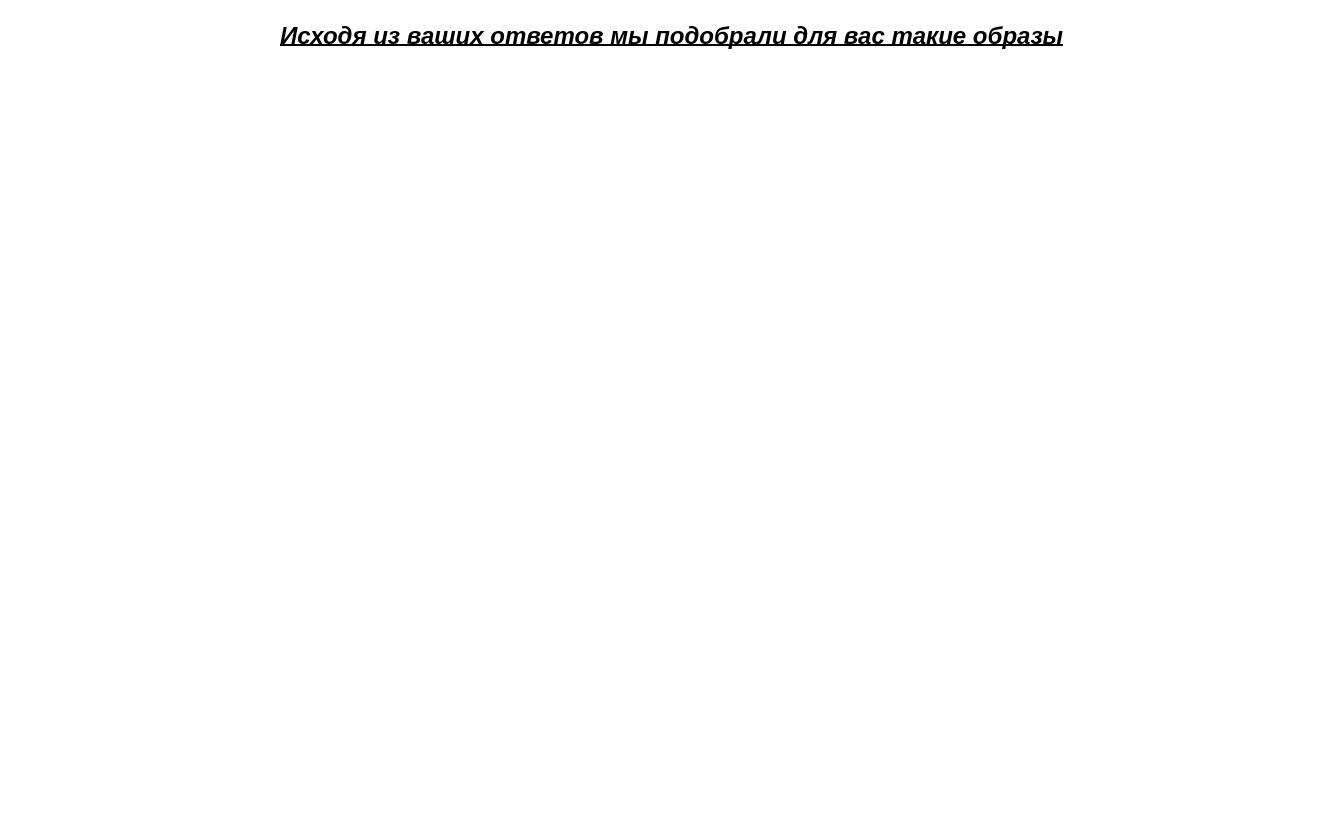
<?xml version="1.0" encoding="UTF-8"?>
<ui version="4.0">
 <class>FifthWindow</class>
 <widget class="QDialog" name="FifthWindow">
  <property name="geometry">
   <rect>
    <x>0</x>
    <y>0</y>
    <width>1327</width>
    <height>814</height>
   </rect>
  </property>
  <property name="palette">
   <palette>
    <active>
     <colorrole role="WindowText">
      <brush brushstyle="SolidPattern">
       <color alpha="255">
        <red>0</red>
        <green>0</green>
        <blue>0</blue>
       </color>
      </brush>
     </colorrole>
     <colorrole role="Button">
      <brush brushstyle="SolidPattern">
       <color alpha="255">
        <red>255</red>
        <green>255</green>
        <blue>255</blue>
       </color>
      </brush>
     </colorrole>
     <colorrole role="Light">
      <brush brushstyle="SolidPattern">
       <color alpha="255">
        <red>255</red>
        <green>255</green>
        <blue>255</blue>
       </color>
      </brush>
     </colorrole>
     <colorrole role="Midlight">
      <brush brushstyle="SolidPattern">
       <color alpha="255">
        <red>255</red>
        <green>255</green>
        <blue>255</blue>
       </color>
      </brush>
     </colorrole>
     <colorrole role="Dark">
      <brush brushstyle="SolidPattern">
       <color alpha="255">
        <red>127</red>
        <green>127</green>
        <blue>127</blue>
       </color>
      </brush>
     </colorrole>
     <colorrole role="Mid">
      <brush brushstyle="SolidPattern">
       <color alpha="255">
        <red>170</red>
        <green>170</green>
        <blue>170</blue>
       </color>
      </brush>
     </colorrole>
     <colorrole role="Text">
      <brush brushstyle="SolidPattern">
       <color alpha="255">
        <red>0</red>
        <green>0</green>
        <blue>0</blue>
       </color>
      </brush>
     </colorrole>
     <colorrole role="BrightText">
      <brush brushstyle="SolidPattern">
       <color alpha="255">
        <red>255</red>
        <green>255</green>
        <blue>255</blue>
       </color>
      </brush>
     </colorrole>
     <colorrole role="ButtonText">
      <brush brushstyle="SolidPattern">
       <color alpha="255">
        <red>0</red>
        <green>0</green>
        <blue>0</blue>
       </color>
      </brush>
     </colorrole>
     <colorrole role="Base">
      <brush brushstyle="SolidPattern">
       <color alpha="255">
        <red>255</red>
        <green>255</green>
        <blue>255</blue>
       </color>
      </brush>
     </colorrole>
     <colorrole role="Window">
      <brush brushstyle="SolidPattern">
       <color alpha="255">
        <red>255</red>
        <green>255</green>
        <blue>255</blue>
       </color>
      </brush>
     </colorrole>
     <colorrole role="Shadow">
      <brush brushstyle="SolidPattern">
       <color alpha="255">
        <red>0</red>
        <green>0</green>
        <blue>0</blue>
       </color>
      </brush>
     </colorrole>
     <colorrole role="AlternateBase">
      <brush brushstyle="SolidPattern">
       <color alpha="255">
        <red>255</red>
        <green>255</green>
        <blue>255</blue>
       </color>
      </brush>
     </colorrole>
     <colorrole role="ToolTipBase">
      <brush brushstyle="SolidPattern">
       <color alpha="255">
        <red>255</red>
        <green>255</green>
        <blue>220</blue>
       </color>
      </brush>
     </colorrole>
     <colorrole role="ToolTipText">
      <brush brushstyle="SolidPattern">
       <color alpha="255">
        <red>0</red>
        <green>0</green>
        <blue>0</blue>
       </color>
      </brush>
     </colorrole>
     <colorrole role="PlaceholderText">
      <brush brushstyle="SolidPattern">
       <color alpha="127">
        <red>0</red>
        <green>0</green>
        <blue>0</blue>
       </color>
      </brush>
     </colorrole>
     <colorrole role="Accent">
      <brush brushstyle="SolidPattern">
       <color alpha="255">
        <red>255</red>
        <green>255</green>
        <blue>255</blue>
       </color>
      </brush>
     </colorrole>
    </active>
    <inactive>
     <colorrole role="WindowText">
      <brush brushstyle="SolidPattern">
       <color alpha="255">
        <red>0</red>
        <green>0</green>
        <blue>0</blue>
       </color>
      </brush>
     </colorrole>
     <colorrole role="Button">
      <brush brushstyle="SolidPattern">
       <color alpha="255">
        <red>255</red>
        <green>255</green>
        <blue>255</blue>
       </color>
      </brush>
     </colorrole>
     <colorrole role="Light">
      <brush brushstyle="SolidPattern">
       <color alpha="255">
        <red>255</red>
        <green>255</green>
        <blue>255</blue>
       </color>
      </brush>
     </colorrole>
     <colorrole role="Midlight">
      <brush brushstyle="SolidPattern">
       <color alpha="255">
        <red>255</red>
        <green>255</green>
        <blue>255</blue>
       </color>
      </brush>
     </colorrole>
     <colorrole role="Dark">
      <brush brushstyle="SolidPattern">
       <color alpha="255">
        <red>127</red>
        <green>127</green>
        <blue>127</blue>
       </color>
      </brush>
     </colorrole>
     <colorrole role="Mid">
      <brush brushstyle="SolidPattern">
       <color alpha="255">
        <red>170</red>
        <green>170</green>
        <blue>170</blue>
       </color>
      </brush>
     </colorrole>
     <colorrole role="Text">
      <brush brushstyle="SolidPattern">
       <color alpha="255">
        <red>0</red>
        <green>0</green>
        <blue>0</blue>
       </color>
      </brush>
     </colorrole>
     <colorrole role="BrightText">
      <brush brushstyle="SolidPattern">
       <color alpha="255">
        <red>255</red>
        <green>255</green>
        <blue>255</blue>
       </color>
      </brush>
     </colorrole>
     <colorrole role="ButtonText">
      <brush brushstyle="SolidPattern">
       <color alpha="255">
        <red>0</red>
        <green>0</green>
        <blue>0</blue>
       </color>
      </brush>
     </colorrole>
     <colorrole role="Base">
      <brush brushstyle="SolidPattern">
       <color alpha="255">
        <red>255</red>
        <green>255</green>
        <blue>255</blue>
       </color>
      </brush>
     </colorrole>
     <colorrole role="Window">
      <brush brushstyle="SolidPattern">
       <color alpha="255">
        <red>255</red>
        <green>255</green>
        <blue>255</blue>
       </color>
      </brush>
     </colorrole>
     <colorrole role="Shadow">
      <brush brushstyle="SolidPattern">
       <color alpha="255">
        <red>0</red>
        <green>0</green>
        <blue>0</blue>
       </color>
      </brush>
     </colorrole>
     <colorrole role="AlternateBase">
      <brush brushstyle="SolidPattern">
       <color alpha="255">
        <red>255</red>
        <green>255</green>
        <blue>255</blue>
       </color>
      </brush>
     </colorrole>
     <colorrole role="ToolTipBase">
      <brush brushstyle="SolidPattern">
       <color alpha="255">
        <red>255</red>
        <green>255</green>
        <blue>220</blue>
       </color>
      </brush>
     </colorrole>
     <colorrole role="ToolTipText">
      <brush brushstyle="SolidPattern">
       <color alpha="255">
        <red>0</red>
        <green>0</green>
        <blue>0</blue>
       </color>
      </brush>
     </colorrole>
     <colorrole role="PlaceholderText">
      <brush brushstyle="SolidPattern">
       <color alpha="127">
        <red>0</red>
        <green>0</green>
        <blue>0</blue>
       </color>
      </brush>
     </colorrole>
     <colorrole role="Accent">
      <brush brushstyle="SolidPattern">
       <color alpha="255">
        <red>255</red>
        <green>255</green>
        <blue>255</blue>
       </color>
      </brush>
     </colorrole>
    </inactive>
    <disabled>
     <colorrole role="WindowText">
      <brush brushstyle="SolidPattern">
       <color alpha="255">
        <red>127</red>
        <green>127</green>
        <blue>127</blue>
       </color>
      </brush>
     </colorrole>
     <colorrole role="Button">
      <brush brushstyle="SolidPattern">
       <color alpha="255">
        <red>255</red>
        <green>255</green>
        <blue>255</blue>
       </color>
      </brush>
     </colorrole>
     <colorrole role="Light">
      <brush brushstyle="SolidPattern">
       <color alpha="255">
        <red>255</red>
        <green>255</green>
        <blue>255</blue>
       </color>
      </brush>
     </colorrole>
     <colorrole role="Midlight">
      <brush brushstyle="SolidPattern">
       <color alpha="255">
        <red>255</red>
        <green>255</green>
        <blue>255</blue>
       </color>
      </brush>
     </colorrole>
     <colorrole role="Dark">
      <brush brushstyle="SolidPattern">
       <color alpha="255">
        <red>127</red>
        <green>127</green>
        <blue>127</blue>
       </color>
      </brush>
     </colorrole>
     <colorrole role="Mid">
      <brush brushstyle="SolidPattern">
       <color alpha="255">
        <red>170</red>
        <green>170</green>
        <blue>170</blue>
       </color>
      </brush>
     </colorrole>
     <colorrole role="Text">
      <brush brushstyle="SolidPattern">
       <color alpha="255">
        <red>127</red>
        <green>127</green>
        <blue>127</blue>
       </color>
      </brush>
     </colorrole>
     <colorrole role="BrightText">
      <brush brushstyle="SolidPattern">
       <color alpha="255">
        <red>255</red>
        <green>255</green>
        <blue>255</blue>
       </color>
      </brush>
     </colorrole>
     <colorrole role="ButtonText">
      <brush brushstyle="SolidPattern">
       <color alpha="255">
        <red>127</red>
        <green>127</green>
        <blue>127</blue>
       </color>
      </brush>
     </colorrole>
     <colorrole role="Base">
      <brush brushstyle="SolidPattern">
       <color alpha="255">
        <red>255</red>
        <green>255</green>
        <blue>255</blue>
       </color>
      </brush>
     </colorrole>
     <colorrole role="Window">
      <brush brushstyle="SolidPattern">
       <color alpha="255">
        <red>255</red>
        <green>255</green>
        <blue>255</blue>
       </color>
      </brush>
     </colorrole>
     <colorrole role="Shadow">
      <brush brushstyle="SolidPattern">
       <color alpha="255">
        <red>0</red>
        <green>0</green>
        <blue>0</blue>
       </color>
      </brush>
     </colorrole>
     <colorrole role="AlternateBase">
      <brush brushstyle="SolidPattern">
       <color alpha="255">
        <red>255</red>
        <green>255</green>
        <blue>255</blue>
       </color>
      </brush>
     </colorrole>
     <colorrole role="ToolTipBase">
      <brush brushstyle="SolidPattern">
       <color alpha="255">
        <red>255</red>
        <green>255</green>
        <blue>220</blue>
       </color>
      </brush>
     </colorrole>
     <colorrole role="ToolTipText">
      <brush brushstyle="SolidPattern">
       <color alpha="255">
        <red>0</red>
        <green>0</green>
        <blue>0</blue>
       </color>
      </brush>
     </colorrole>
     <colorrole role="PlaceholderText">
      <brush brushstyle="SolidPattern">
       <color alpha="127">
        <red>127</red>
        <green>127</green>
        <blue>127</blue>
       </color>
      </brush>
     </colorrole>
     <colorrole role="Accent">
      <brush brushstyle="SolidPattern">
       <color alpha="255">
        <red>255</red>
        <green>255</green>
        <blue>255</blue>
       </color>
      </brush>
     </colorrole>
    </disabled>
   </palette>
  </property>
  <property name="windowTitle">
   <string>Dialog</string>
  </property>
  <widget class="QLabel" name="label_5">
   <property name="geometry">
    <rect>
     <x>280</x>
     <y>20</y>
     <width>951</width>
     <height>31</height>
    </rect>
   </property>
   <property name="font">
    <font>
     <pointsize>18</pointsize>
     <italic>true</italic>
     <bold>true</bold>
     <underline>true</underline>
    </font>
   </property>
   <property name="text">
    <string>Исходя из ваших ответов мы подобрали для вас такие образы</string>
   </property>
  </widget>
  <widget class="QLabel" name="img1">
   <property name="geometry">
    <rect>
     <x>70</x>
     <y>80</y>
     <width>401</width>
     <height>551</height>
    </rect>
   </property>
   <property name="text">
    <string/>
   </property>
   <property name="pixmap">
    <pixmap>img/f626d39268c702ac5e4ea53122ef163bfc853e4c_original.jpeg</pixmap>
   </property>
   <property name="scaledContents">
    <bool>true</bool>
   </property>
  </widget>
  <widget class="QLabel" name="img2">
   <property name="geometry">
    <rect>
     <x>470</x>
     <y>80</y>
     <width>401</width>
     <height>551</height>
    </rect>
   </property>
   <property name="text">
    <string/>
   </property>
   <property name="pixmap">
    <pixmap>img/Bthh1yuLlJq7CS1R.jpg</pixmap>
   </property>
   <property name="scaledContents">
    <bool>true</bool>
   </property>
  </widget>
  <widget class="QLabel" name="img3">
   <property name="geometry">
    <rect>
     <x>870</x>
     <y>80</y>
     <width>401</width>
     <height>551</height>
    </rect>
   </property>
   <property name="text">
    <string/>
   </property>
   <property name="pixmap">
    <pixmap>img/10360900517938.jpg</pixmap>
   </property>
   <property name="scaledContents">
    <bool>true</bool>
   </property>
  </widget>
 </widget>
 <resources/>
 <connections/>
</ui>
